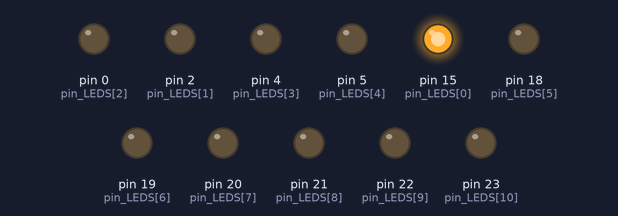
Simulated run of this sketch. Board: Arduino Mega 2560, built with avr-gcc and run on an emulated ATmega2560. On the bench: output pins drawn as LEDs (lit = HIGH).

Above: at 0.07 s.
At 0.52 s:
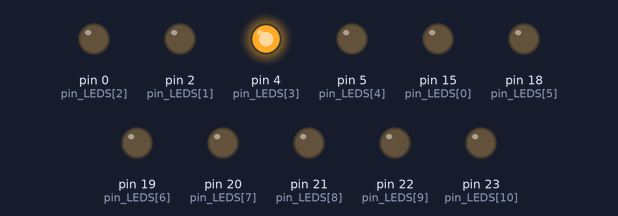
At 0.97 s:
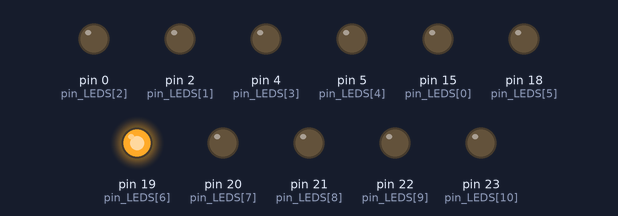
At 1.87 s:
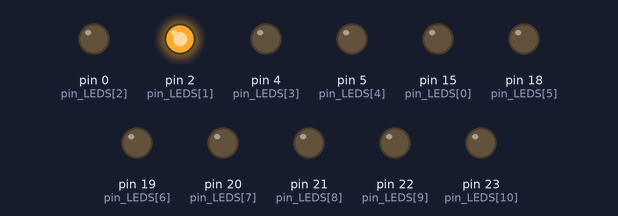
At 2.77 s:
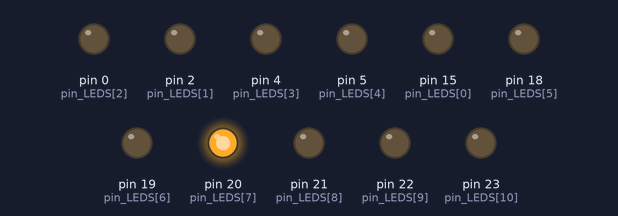
At 3.67 s:
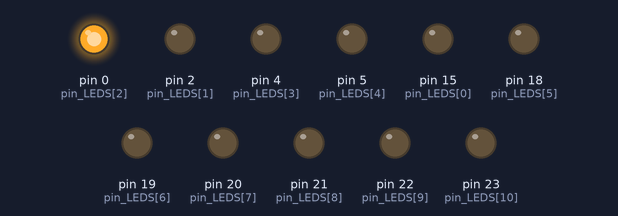
Timing chart, 0 to 4.0 s (numbered marks = the images above):
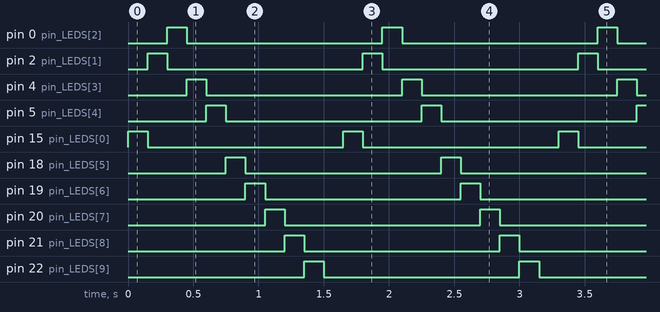

The sketch:

luzLED.ino
```cpp
byte pin_LEDS[] = {15,2,0,4,5,18,19,20,21,22,23};
int totalLEDS;

void setup() {
  totalLEDS = sizeof(pin_LEDS);
  for (int i=0; i < totalLEDS; i++) {
    pinMode(pin_LEDS[i], OUTPUT);
  }
}

void loop() {
  for (int i=0; i < totalLEDS; i++) {
    digitalWrite(pin_LEDS[i], HIGH);
    delay(150);
    digitalWrite(pin_LEDS[i], LOW);
    }
}
```

Measured:
- by itself, pin 0 (pin_LEDS[2]), pin 2 (pin_LEDS[1]), pin 4 (pin_LEDS[3]), pin 5 (pin_LEDS[4]), pin 15 (pin_LEDS[0]), pin 18 (pin_LEDS[5]), pin 19 (pin_LEDS[6]), pin 20 (pin_LEDS[7]), pin 21 (pin_LEDS[8]), pin 22 (pin_LEDS[9]), pin 23 (pin_LEDS[10]): alternates HIGH for 0.15 s and LOW for 1.5 s
- by itself, everything shown: repeats every 1.7 s, in 11 steps
